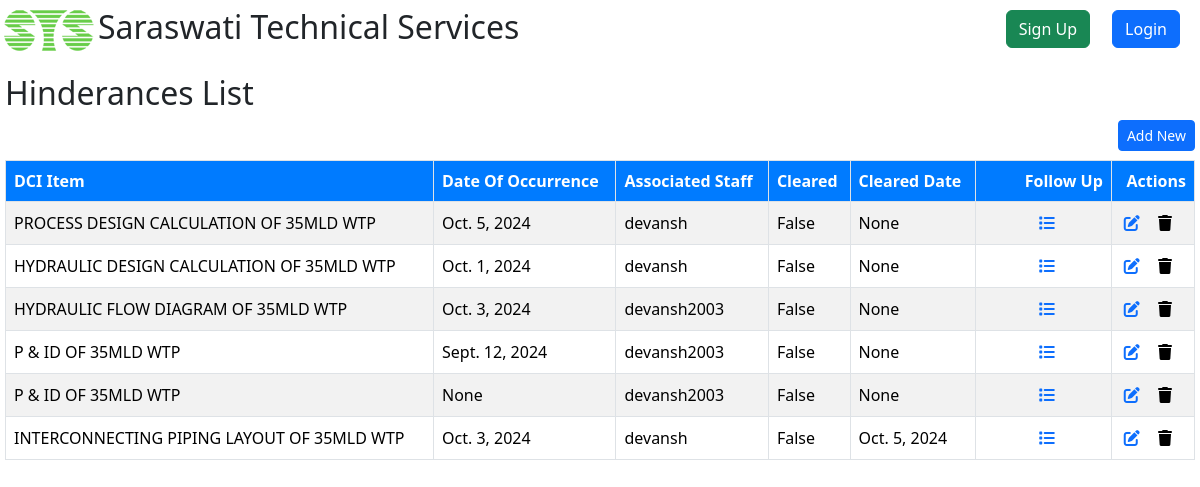
/tasks/hinderancesList/, run on the app's committed database.
### Tasks/models.py (models this page shows, shortened)
class Hinderances(models.Model):
    dciItem = models.ForeignKey(DCIItem, on_delete=models.CASCADE, blank=True, null=True)
    dateOfOccurrence = models.DateField(blank=True, null=True, verbose_name='Date of Occurance')
    description = models.TextField(blank=True, null=True)
    associatedStaff = models.ForeignKey(Staff, on_delete=models.CASCADE, blank=True, null=True)
    cleared = models.BooleanField(default=False, blank=True, null=True)
    clearedDate = models.DateField(blank=True, null=True)

### DCI/models.py (models this page shows)
class DCIItem(models.Model):
    sNo = models.IntegerField(null= True,blank=True)
    itemCode = models.CharField(max_length=15, blank=True, null=True)
    name = models.CharField(max_length=50)
    documentNo = models.CharField(max_length=300, blank=True, null=True)
    description = models.TextField(blank=True, null=True)
    likelySubmissionDate = models.DateField(blank=True, null=True)
    weightage = models.DecimalField(max_digits=15, decimal_places=2, blank=True, null=True)
    associatedCost = models.DecimalField(max_digits=15, decimal_places=2, blank=True, null=True)
    dciGroup = models.ForeignKey('DCIGroup', on_delete=models.CASCADE, blank=True, null=True)
    dci = models.ForeignKey('DCI', on_delete=models.CASCADE, blank=True,null=True)
    createdBy = models.ForeignKey(User, on_delete=models.SET_NULL, blank=True, null=True)
    createdDate = models.DateField(auto_now_add=True,blank=True, null=True)
    completed = models.BooleanField(default=False,blank=True,null=True)
    dateOfCompletion = models.DateField(auto_now_add=True,blank=True,null=True)
    def __str__(self):
        if self.name:
            return self.name
        return f"DCI Item #{self.id}"

### Project/models.py (models this page shows)
class Staff(models.Model):
    fathersName = models.CharField(max_length=30, blank=True, null=True)
    dateOfBirth = models.DateField(blank=True, null=True)
    addressPresent = models.TextField(blank=True, null=True)
    addressHome = models.TextField(blank=True, null=True)
    email = models.EmailField(max_length=254, blank=True, null=True)
    mobile1 = models.CharField(max_length=10, blank=True, null=True)
    mobile2 = models.CharField(max_length=10, blank=True, null=True)
    user = models.OneToOneField(User, on_delete=models.CASCADE, related_name='staff_profile', null=True, blank=True)
    def __str__(self):
        return str (self.user)

### Tasks/views.py (the view)
# urls.py: path('hinderancesList/', views.hinderancesList, name='hinderancesList'),
def hinderancesList(request):
    hinderances = Hinderances.objects.all().order_by('dciItem')  # Ascending order by 'dciItem'
    return render(request, 'tasks/hinderancesList.html', {'hinderances': hinderances})

### Tasks/templates/tasks/hinderancesList.html (shortened to what this page needs)
{% extends "registration/base.html" %}
{% block content %}
    <h2>Hinderances List</h2>
    <a href="{% url 'hinderancesCreateView' %}">
        <button type="button" class="btn btn-primary btn-sm" style="float:right;">
             Add New
        </button>
    </a>
    <table class="table table-striped table-hover mt-5">
        <thead>
            <tr>
                <th class="text-start border">DCI Item</th>
                <th class="text-start border">Date Of Occurrence</th>
                <th class="text-start border">Associated Staff</th>
                <th class="text-start border">Cleared</th>
                <th class="text-start border">Cleared Date</th>
                <th class="text-end border">Follow Up</th>
                <th class="text-end border">Actions</th>
            </tr>
        </thead>
        <tbody>
            {% for hd in hinderances %}
                <tr>
                    <td class="text-start border">{{ hd.dciItem }}</td>
                    <td class="text-start border">{{ hd.dateOfOccurrence }}</td>
                    <td class="text-start border">{{ hd.associatedStaff }}</td>
                    <td class="text-start border">{{ hd.cleared }}</td>
                    <td class="text-start border">{{ hd.clearedDate }}</td>
                    <td class="text-end border">
                        <a href="{% url 'hinderanceFollowUpList' hd.id %}" class="mx-5" title="Follow Up">
                            <i class="fas fa-list" aria-hidden="true"></i>
                        </a>
                    </td>
                    <td class="text-end border">
                        <a href="{% url 'hinderancesUpdateView' hd.id %}" title="Edit Hinderance"><i class="fas fa-edit" aria-hidden="true"></i></a>
                        <form action="{% url 'hinderancesDeleteView' hd.id %}" class="mx-2" method="post" style="display:inline;" id="delete-form-{{ hd.id }}">
                            <button type="submit" style="background: none; border: none; cursor: pointer;" title="Delete Hinderance">
                                <i class="fas fa-trash" aria-hidden="true"></i>
                            </button>
                        </form>
                    </td>
                </tr>
            {% endfor %}
        </tbody>
    </table>
{% endblock %}

### static/style.css (style rules this page uses)
html, body { height: 100%; margin: 0; overflow-x: hidden; overflow-y: hidden; background-color: #f0f4f8; }
.table-striped tbody tr:nth-of-type(odd) { background-color: #f9f9f9; }
.table-striped tbody tr:nth-of-type(even) { background-color: #ffffff; }
.table th, .table td { vertical-align: middle; }
.table thead th { background-color: #007bff; color: white; text-align: center; }
.table th { padding: 1rem; }

### data on the page
Hinderances: dciItem "PROCESS DESIGN CALCULATION OF 35MLD WTP", dateOfOccurrence "Oct. 5, 2024", associatedStaff "devansh", cleared "False", clearedDate "None"
Hinderances: dciItem "HYDRAULIC DESIGN CALCULATION OF 35MLD WTP", dateOfOccurrence "Oct. 1, 2024", associatedStaff "devansh", cleared "False", clearedDate "None"
Hinderances: dciItem "HYDRAULIC FLOW DIAGRAM OF 35MLD WTP", dateOfOccurrence "Oct. 3, 2024", associatedStaff "devansh2003", cleared "False", clearedDate "None"
Hinderances: dciItem "P & ID OF 35MLD WTP", dateOfOccurrence "Sept. 12, 2024", associatedStaff "devansh2003", cleared "False", clearedDate "None"
Hinderances: dciItem "P & ID OF 35MLD WTP", dateOfOccurrence "None", associatedStaff "devansh2003", cleared "False", clearedDate "None"
Hinderances: dciItem "INTERCONNECTING PIPING LAYOUT OF 35MLD WTP", dateOfOccurrence "Oct. 3, 2024", associatedStaff "devansh", cleared "False", clearedDate "Oct. 5, 2024"
